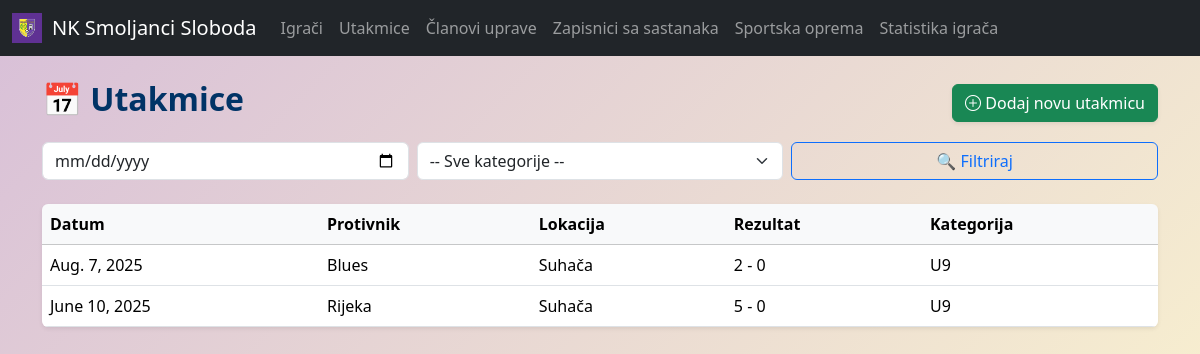
Before: /matches/ with the older database file.
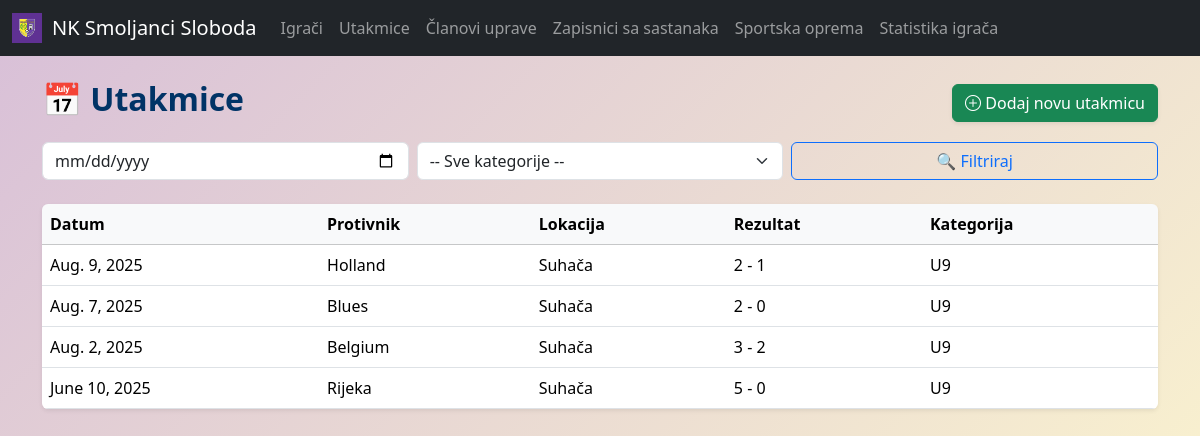
After: the same page with the newer database file.
### main/models.py (models this page shows, shortened)
class Match(models.Model):
    HOME_AWAY = [("H", "Suhača"), ("A", "Gostovanje")]
    date = models.DateField()
    home_or_away = models.CharField(max_length=1, choices=HOME_AWAY)
    opponent = models.CharField(max_length=100)
    home_score = models.PositiveIntegerField(default=0)
    away_score = models.PositiveIntegerField(default=0)
    category = models.CharField(max_length=3, choices=CATEGORIES)
    starting_players = models.ManyToManyField(Player, related_name="starts")
    bench_players = models.ManyToManyField(Player, related_name="bench", blank=True)
    captain = models.ForeignKey(Player, on_delete=models.SET_NULL, null=True, related_name="captain_matches")
    goalkeeper = models.ForeignKey(Player, on_delete=models.SET_NULL, null=True, related_name="goalkeeper_matches")

### main/views.py (the view)
# urls.py: path("matches/", views.match_list, name="match_list"),
def match_list(request):
    matches = Match.objects.all().order_by('-date')
    category = request.GET.get('category')
    date = request.GET.get('date')
    if category:
        matches = matches.filter(category=category)
    if date:
        matches = matches.filter(date=date)
    return render(request, "main/matches/match_list.html", {
        "matches": matches,
        "filter_values": {
            "category": category,
            "date": date
        },
        'categories': CATEGORIES
    })

### templates/main/matches/match_list.html (shortened to what this page needs)
{% extends 'main/base.html' %}
{% block content %}
<div class="container my-4">
  <div class="d-flex justify-content-between align-items-center mb-3">
    <h2 class="fw-bold">📅 Utakmice</h2>
    <a class="btn btn-success shadow-sm" href="{% url 'main:match_create' %}"><i class="bi bi-plus-circle"></i> Dodaj novu utakmicu</a>
  </div>
  <form method="get" class="row g-2 mb-4">
    <div class="col-md-4">
      <input type="date" class="form-control" name="date" value="{{ filter_values.date }}">
    </div>
    <div class="col-md-4">
      <select name="category" class="form-select">
        <option value="">-- Sve kategorije --</option>
      </select>
    </div>
    <div class="col-md-4">
      <button type="submit" class="btn btn-outline-primary w-100">🔍 Filtriraj</button>
    </div>
  </form>
  <table class="table table-hover shadow-sm rounded overflow-hidden">
    <thead class="table-light">
      <tr>
        <th>Datum</th>
        <th>Protivnik</th>
        <th>Lokacija</th>
        <th>Rezultat</th>
        <th>Kategorija</th>
      </tr>
    </thead>
    <tbody>
      {% for match in matches %}
      <tr class="table-row-clickable" data-href="{% url 'main:match_detail' match.id %}">
        <td>{{ match.date }}</td>
        <td>{{ match.opponent }}</td>
        <td>{{ match.get_home_or_away_display }}</td>
        <td>{{ match.home_score }} - {{ match.away_score }}</td>
        <td>{{ match.get_category_display }}</td>
      </tr>
      {% empty %}
      <tr>
        <td colspan="5" class="text-center text-muted py-4">
          Nema pronađenih utakmica. ⚽
        </td>
      </tr>
      {% endfor %}
    </tbody>
  </table>
</div>
{% endblock %}

Changed rows visible on the page:
added Match: date "Aug. 9, 2025", opponent "Holland", home_or_away "Suhača", home_score "2", away_score "1", category "U9"
added Match: date "Aug. 2, 2025", opponent "Belgium", home_or_away "Suhača", home_score "3", away_score "2", category "U9"
